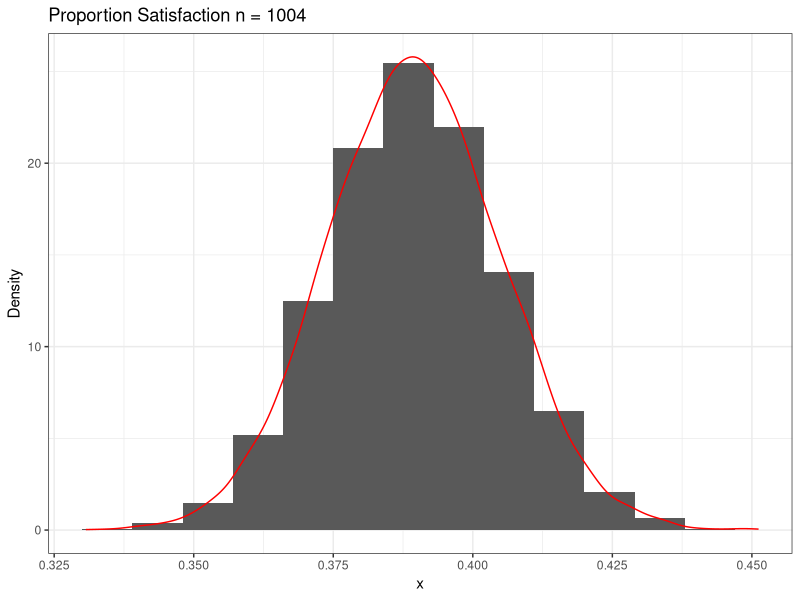
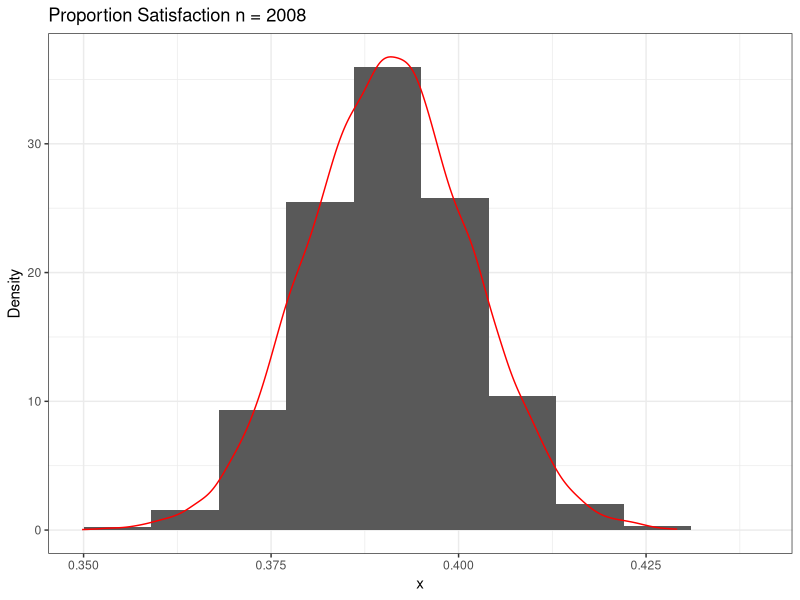
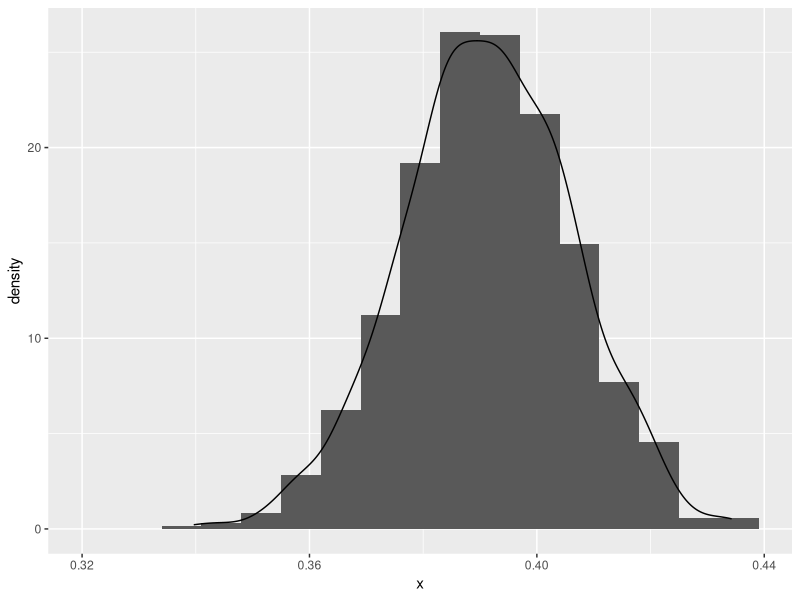

The R script that drew these images, in order:
library(tidyverse)
library(ggplot2)
################################################################################
# Lab 10
################################################################################

#################
# Step 1 (Size 1000)
#################
dat = tibble(x = rbinom(n = 10000, size = 1004, prob = .39)/1004)
hist = ggplot(data = dat) + 
  geom_histogram(aes(x = x, y = after_stat(density)), breaks = seq(.330,.450,.009)) +
  geom_density(aes(x = x), color = "red") +
  theme_bw() +
  ylab("Density") +
  ggtitle("Proportion Satisfaction n = 1004")
  

(lower.val = quantile(dat$x, probs = .025))
(upper.val = quantile(dat$x, probs = .975))
(margin.of.error = (upper.val - lower.val)/2)
hist
#################
# Simulation (size 200)
#################
dat2 = tibble(x = rbinom(n = 10000, size = 2008, prob = .39)/2004)
hist2 = ggplot(data = dat2) + 
  geom_histogram(aes(x = x, y = after_stat(density)), breaks = seq(.35,.44,.009)) +
  geom_density(aes(x = x), color = "red") +
  theme_bw() +
  ylab("Density") +
  ggtitle("Proportion Satisfaction n = 2008")

(lower.val2 = quantile(dat2$x, probs = .025))
(upper.val2 = quantile(dat2$x, probs = .975))
(margin.of.error2 = (upper.val2 - lower.val2)/2) 
hist2

gallup.data = rep(1, times = 392)
vec.dis = rep(0, times = 592)
vec.none = rep(-1, times = 20)
gallup.data = append(gallup.data, vec.dis)
gallup.data = append(gallup.data, vec.none)

#Do I need to include my original data in my resampling
total.gallup.data = sample(gallup.data, 1004, replace = TRUE)
summarize.prop = vector()
for(i in 1:1004){
  new.col = sample(gallup.data, 1004, replace = TRUE) 
  total.gallup.data = bind_cols(total.gallup.data, new.col)
  summarize.prop = append(summarize.prop,sum(new.col == 1)/1004)
}
summarize.prop = tibble(x = summarize.prop)
hist.resample = ggplot() +
  geom_histogram(data = summarize.prop, aes(x = x, y = after_stat(density)), 
                 breaks = seq(.32, .44, .007)) +
  geom_density(data = summarize.prop, aes(x = x))
hist.resample

  print(summarize.prop)
view(total.gallup.data)

  
  

